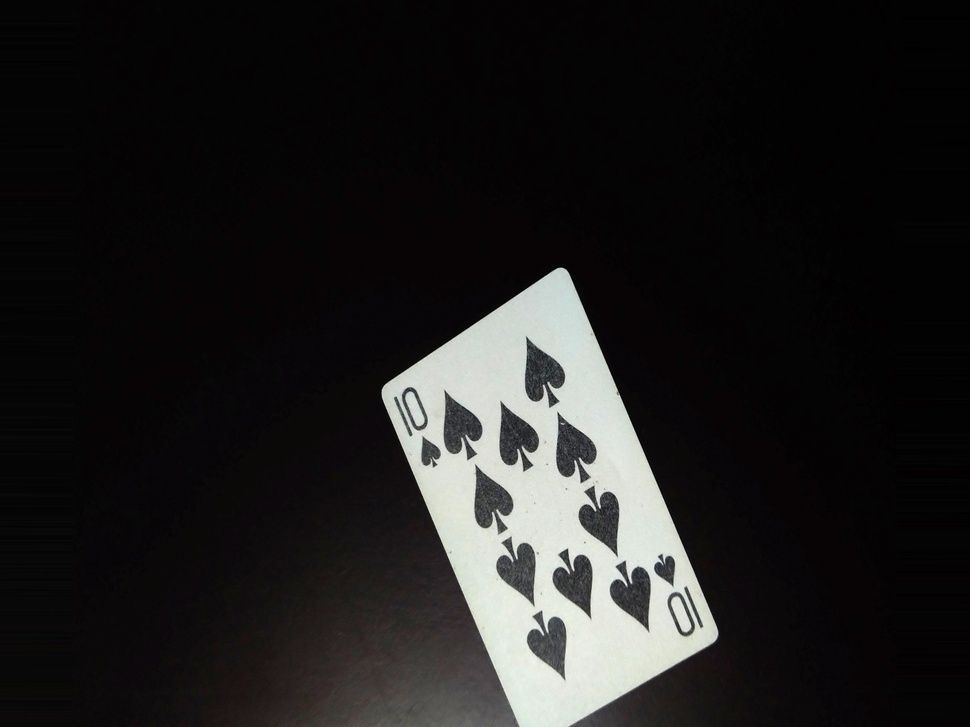
#> input picture data/selected_cards/10S42.jpg, 970 x 727 px, shrunk from 4608 x 3456 before the run
$ python -i detect_cards.py   (imports and definitions only)
#> lines starting #> are read from the running program, lines starting #| are printed output that depends on the picture; after the words box and inside, x2 and y2 are one past the last pixel; in counts of white or black regions, pixels touching at a corner belong together
"""Card detection - tries multiple methods, always returns a result."""

import cv2
import numpy as np
from typing import List, Dict


def load_image(path: str) -> np.ndarray:
    img = cv2.imread(path)
    if img is None:
        raise FileNotFoundError(f"Could not load: {path}")
    return img


def order_corners(pts):
    pts = pts.reshape(4, 2)
    s = pts.sum(axis=1)
    diff = np.diff(pts, axis=1).flatten()
    return np.array([pts[np.argmin(s)], pts[np.argmin(diff)],
                     pts[np.argmax(s)], pts[np.argmax(diff)]], dtype=np.float32)


def find_card_contour(gray, method='otsu'):
    h, w = gray.shape

    if method == 'otsu':
        blurred = cv2.GaussianBlur(gray, (5, 5), 0)
        _, thresh = cv2.threshold(blurred, 0, 255, cv2.THRESH_BINARY + cv2.THRESH_OTSU)
        if np.mean(gray[thresh == 255]) < np.mean(gray[thresh == 0]):
            thresh = cv2.bitwise_not(thresh)
    elif method == 'adaptive':
        blurred = cv2.GaussianBlur(gray, (5, 5), 0)
        thresh = cv2.adaptiveThreshold(blurred, 255, cv2.ADAPTIVE_THRESH_GAUSSIAN_C,
                                       cv2.THRESH_BINARY, 51, 5)
    elif method == 'canny':
        blurred = cv2.GaussianBlur(gray, (5, 5), 0)
        edges = cv2.Canny(blurred, 30, 100)
        thresh = cv2.dilate(edges, np.ones((5,5), np.uint8), iterations=2)
    else:
        return None

    kernel = np.ones((5, 5), np.uint8)
    closed = cv2.morphologyEx(thresh, cv2.MORPH_CLOSE, kernel, iterations=2)
    contours, _ = cv2.findContours(closed, cv2.RETR_EXTERNAL, cv2.CHAIN_APPROX_SIMPLE)

    min_area = h * w * 0.05
    for cnt in sorted(contours, key=cv2.contourArea, reverse=True):
        area = cv2.contourArea(cnt)
        if area < min_area:
            continue
        rect = cv2.minAreaRect(cnt)
        rw, rh = rect[1]
        if rw > 0 and rh > 0:
            if rw > rh: rw, rh = rh, rw
            aspect = rw / rh
            if 0.4 < aspect < 0.95:
                box = cv2.boxPoints(rect)
                return order_corners(box), area
    return None


def detect_cards(image: np.ndarray) -> List[Dict]:
    """Find card using multiple methods. Always returns at least one result."""
    h, w = image.shape[:2]
    gray = cv2.cvtColor(image, cv2.COLOR_BGR2GRAY)

    # Try multiple detection methods
    for method in ['otsu', 'adaptive', 'canny']:
        result = find_card_contour(gray, method)
        if result:
            corners, area = result
            return [{"corners": corners, "area": area}]

    # Fallback: assume card fills most of image, use center crop
    margin_w = int(w * 0.05)
    margin_h = int(h * 0.05)
    corners = np.array([
        [margin_w, margin_h],
        [w - margin_w, margin_h],
        [w - margin_w, h - margin_h],
        [margin_w, h - margin_h]
    ], dtype=np.float32)

    return [{"corners": corners, "area": h * w * 0.9}]

>>> import cv2
>>> picture = cv2.imread('../data/selected_cards/10S42.jpg')
#> picture is the input picture: shape (727, 970, 3); mean B, G, R 30.2, 30.6, 31.4
>>> result = detect_cards(picture)
#> the loop in detect_cards, `for method in ['otsu', 'adaptive', 'canny']:` made 1 pass
#> area on pass 1: 87134
#> pass 1, in find_card_contour, `_, thresh = cv2.threshold(blurred, 0, 255, cv2.THRESH_BINARY + cv2.THR..`:
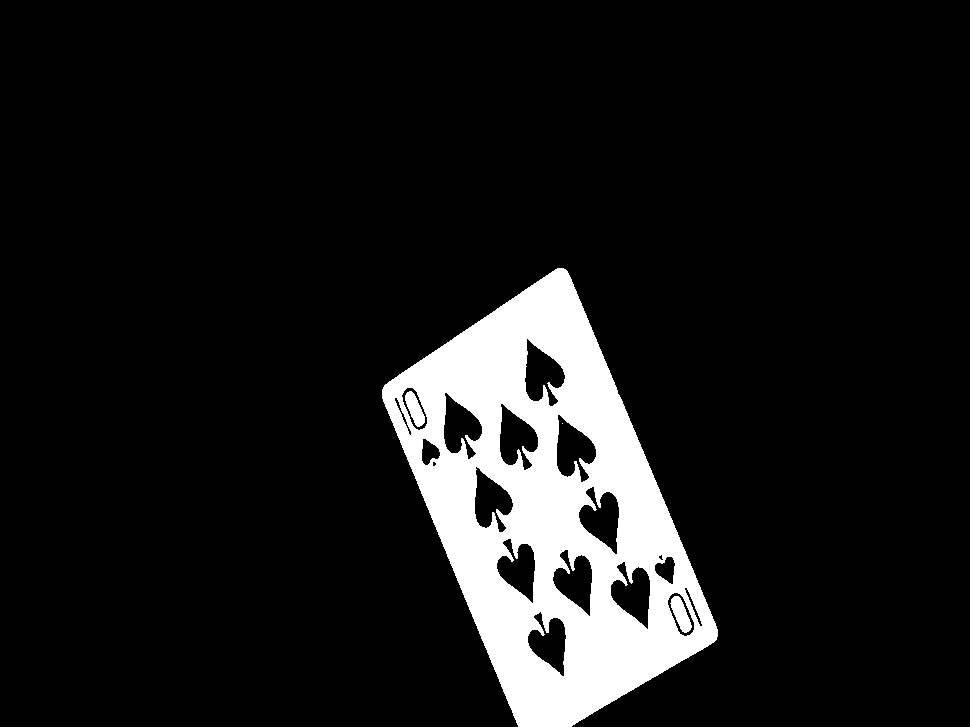
#> thresh: shape (727, 970); 10.2% white; 4 white regions (1 under 20 px), largest, box (x1, y1, x2, y2) and area: (382, 268, 718, 727) 70921, (670, 596, 692, 633) 430, (405, 391, 425, 427) 396
#> pass 1, in find_card_contour, `closed = cv2.morphologyEx(thresh, cv2.MORPH_CLOSE, kernel, iterations=2)`:
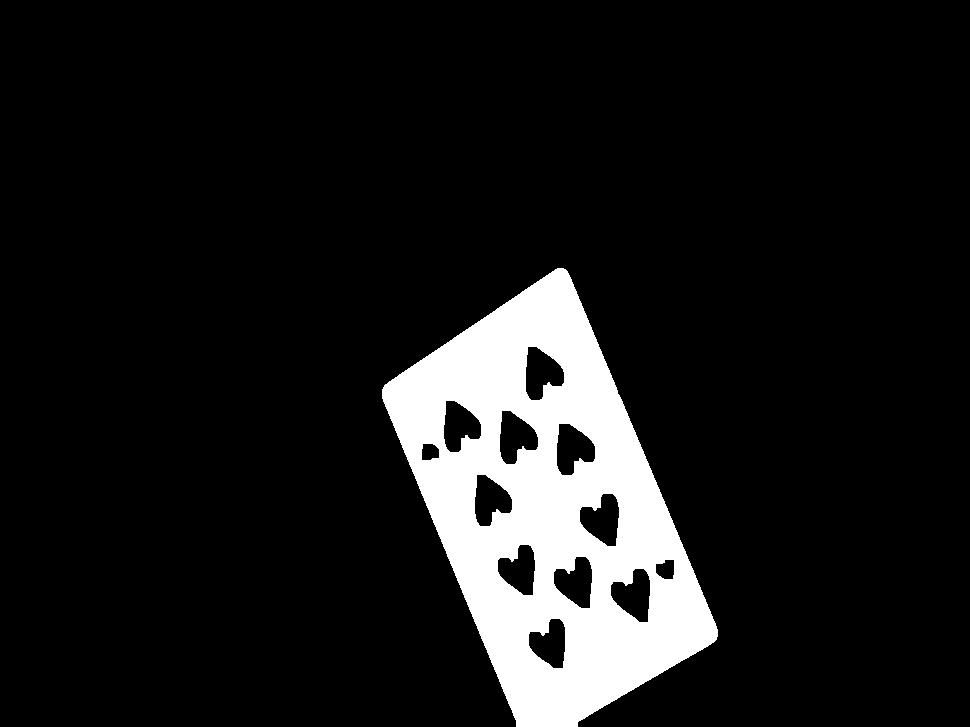
#> closed: shape (727, 970); 10.5% white; 1 white region, box (x1, y1, x2, y2) and area: (382, 268, 718, 727) 74204
#> result = 1 item

$ run again, on data/selected_cards/8S25.jpg
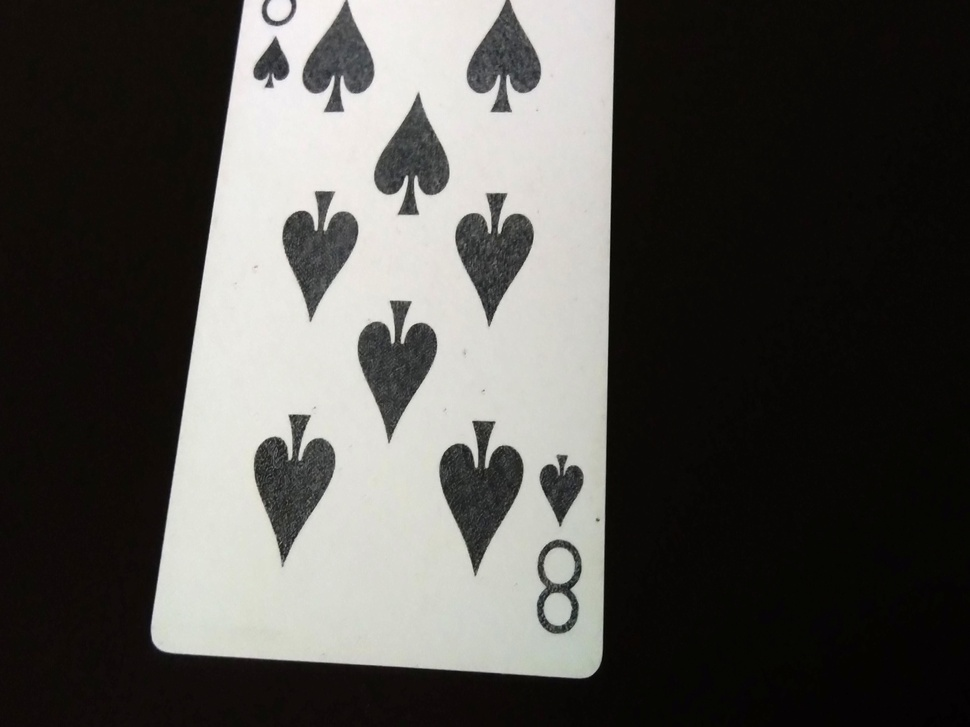
#> input picture data/selected_cards/8S25.jpg, 970 x 727 px, shrunk from 4608 x 3456 before the run
#> picture is the input picture: shape (727, 970, 3); mean B, G, R 77.7, 81.3, 82.8
#> the loop in detect_cards, `for method in ['otsu', 'adaptive', 'canny']:` made 1 pass
#> area on pass 1: 274272
#> pass 1, in find_card_contour, `_, thresh = cv2.threshold(blurred, 0, 255, cv2.THRESH_BINARY + cv2.THR..`:
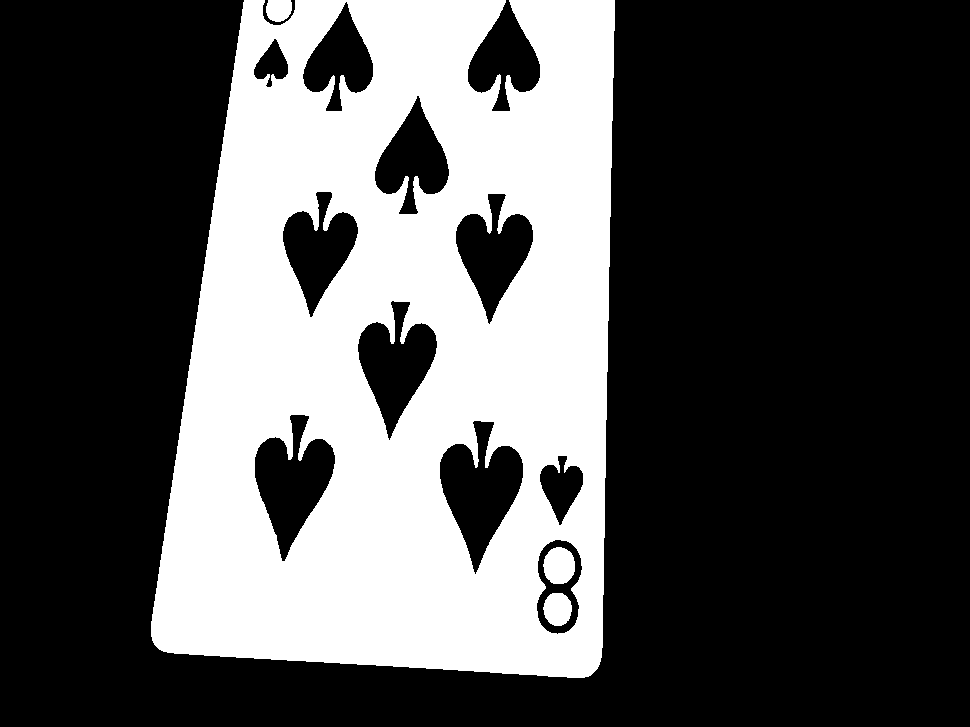
#> thresh: shape (727, 970); 32.7% white; 4 white regions, box (x1, y1, x2, y2) and area: (151, 0, 615, 678) 228181, (543, 547, 575, 584) 940, (543, 593, 572, 626) 753, (266, 0, 292, 22) 486
#> pass 1, in find_card_contour, `closed = cv2.morphologyEx(thresh, cv2.MORPH_CLOSE, kernel, iterations=2)`:
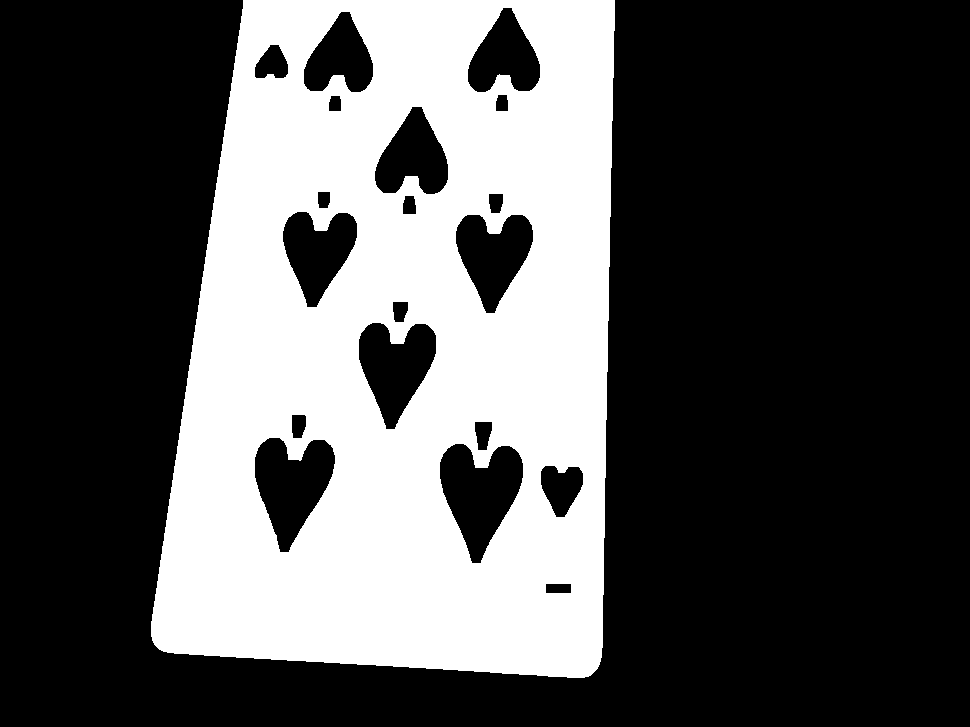
#> closed: shape (727, 970); 33.2% white; 1 white region, box (x1, y1, x2, y2) and area: (151, 0, 615, 678) 233889
#> `result = detect_cards(picture)`: result = 1 item

$ run again, on data/selected_cards/2C8.jpg
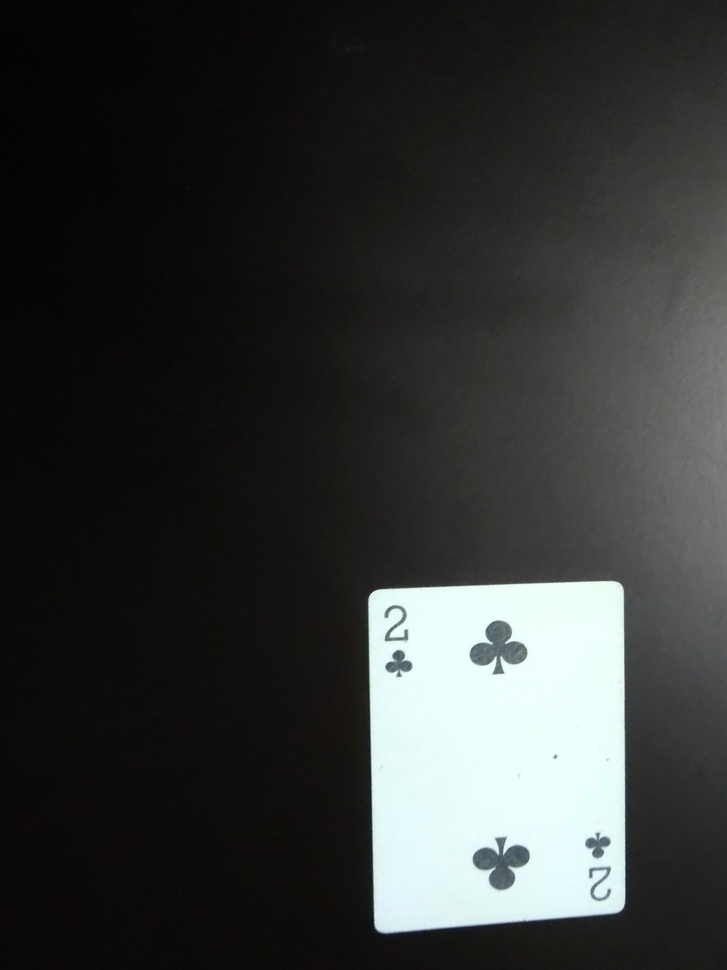
#> input picture data/selected_cards/2C8.jpg, 727 x 970 px, shrunk from 3456 x 4608 before the run
#> picture is the input picture: shape (970, 727, 3); mean B, G, R 54, 55, 53.4
#> the loop in detect_cards, `for method in ['otsu', 'adaptive', 'canny']:` made 1 pass
#> area on pass 1: 85292.5
#> pass 1, in find_card_contour, `_, thresh = cv2.threshold(blurred, 0, 255, cv2.THRESH_BINARY + cv2.THR..`:
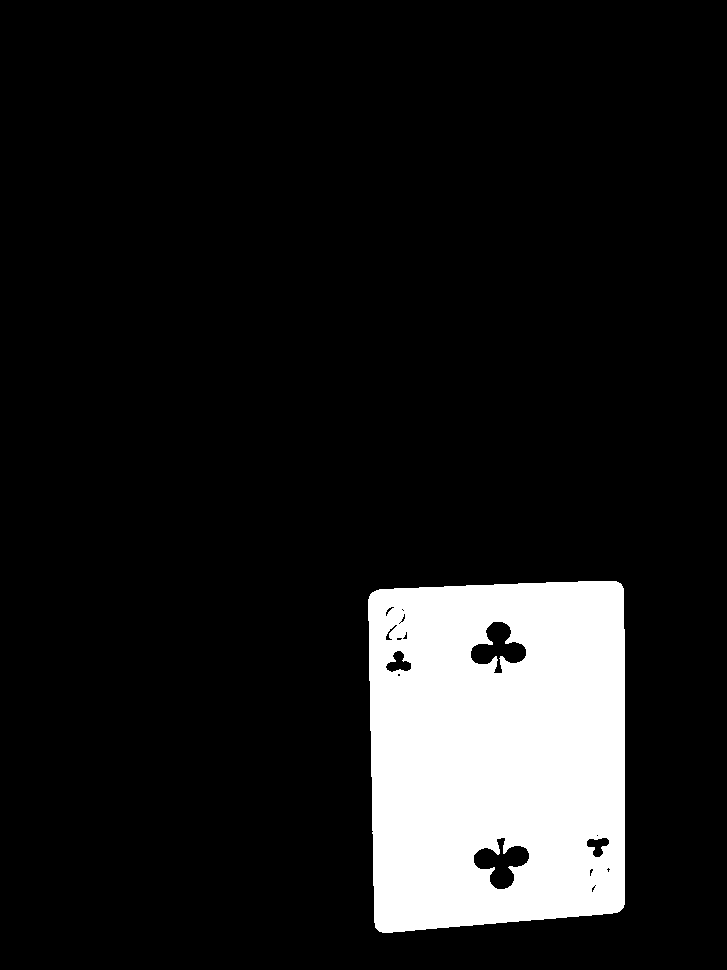
#> thresh: shape (970, 727); 11.7% white; 1 white region, box (x1, y1, x2, y2) and area: (368, 581, 625, 933) 82388
#> pass 1, in find_card_contour, `closed = cv2.morphologyEx(thresh, cv2.MORPH_CLOSE, kernel, iterations=2)`:
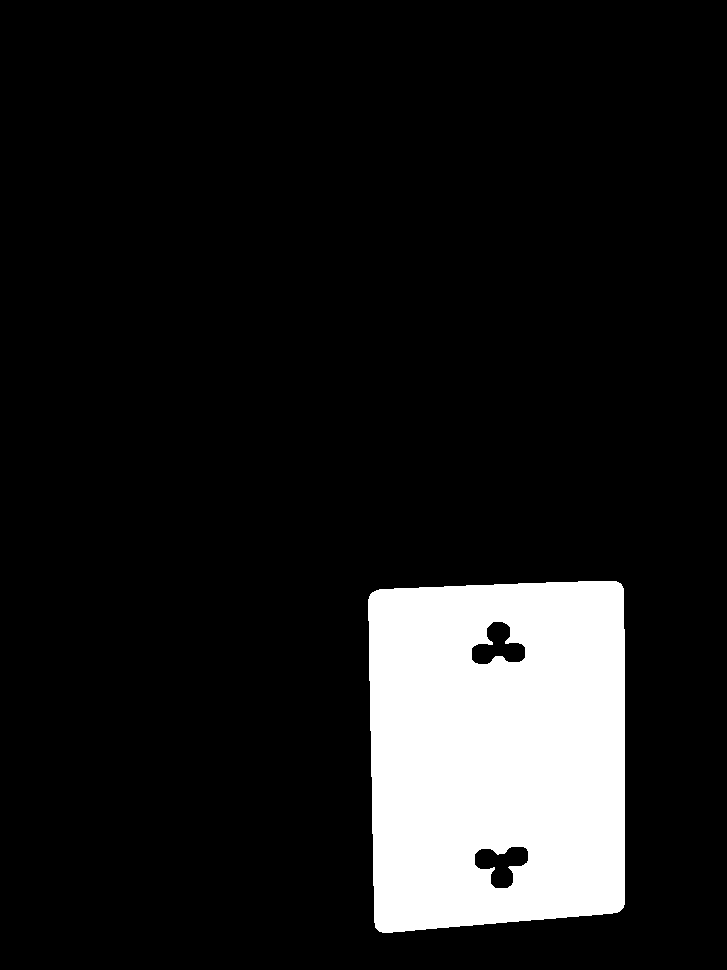
#> closed: shape (970, 727); 11.8% white; 1 white region, box (x1, y1, x2, y2) and area: (368, 581, 625, 933) 83284
#> `result = detect_cards(picture)`: result = 1 item

$ run again, on data/selected_cards/3D17.jpg
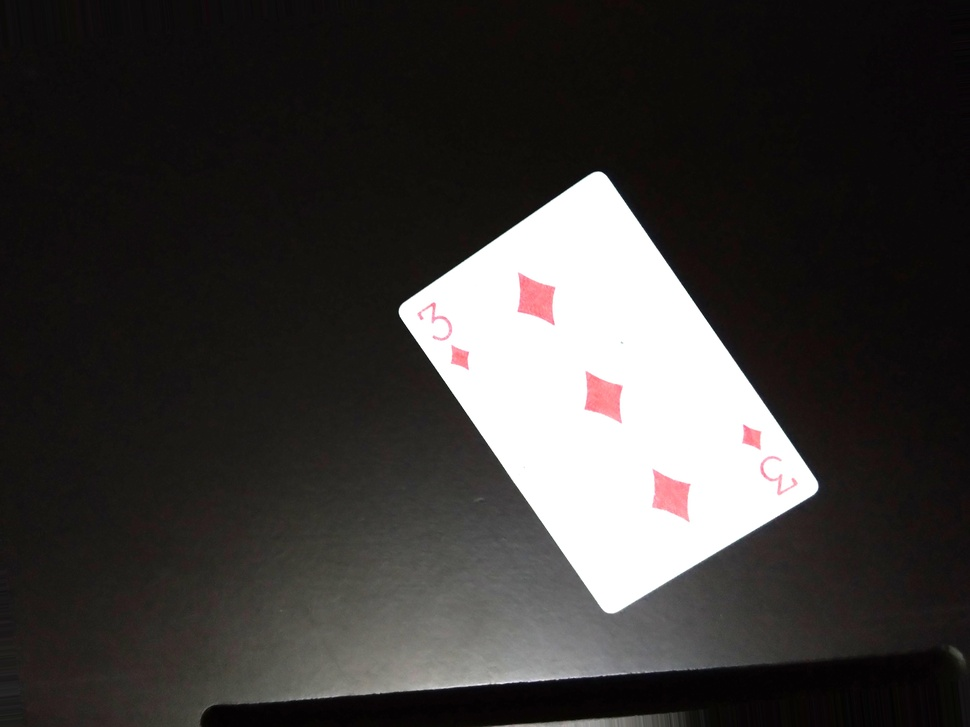
#> input picture data/selected_cards/3D17.jpg, 970 x 727 px, shrunk from 4608 x 3456 before the run
#> picture is the input picture: shape (727, 970, 3); mean B, G, R 56.3, 57.9, 60.3
#> the loop in detect_cards, `for method in ['otsu', 'adaptive', 'canny']:` made 1 pass
#> area on pass 1: 95786
#> pass 1, in find_card_contour, `_, thresh = cv2.threshold(blurred, 0, 255, cv2.THRESH_BINARY + cv2.THR..`:
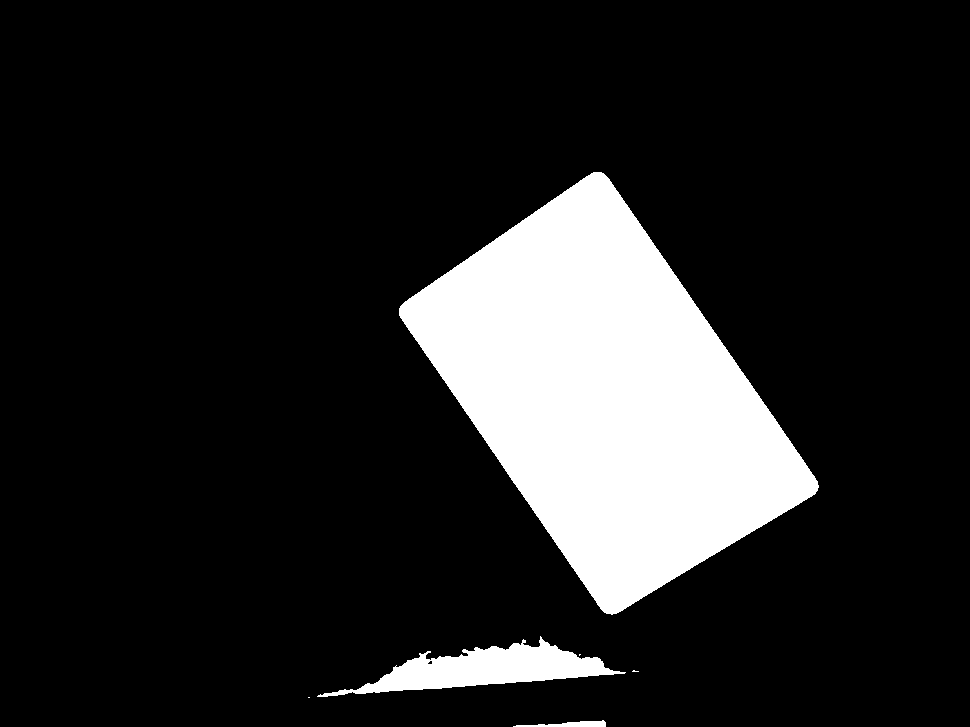
#> thresh: shape (727, 970); 14.7% white; 6 white regions (3 under 20 px), largest, box (x1, y1, x2, y2) and area: (399, 172, 819, 615) 96307, (317, 636, 626, 697) 7274, (513, 720, 606, 727) 358
#> `result = detect_cards(picture)`: result = 1 item
